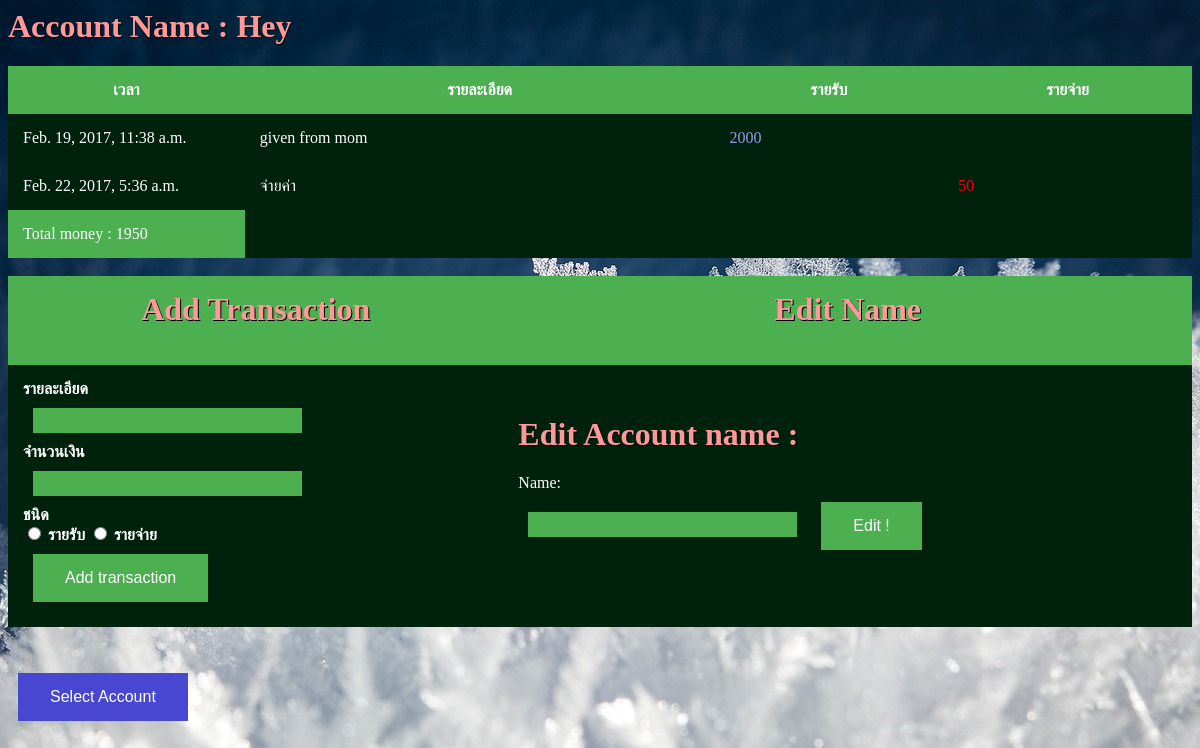
Page /account/acc/7/ on the committed database.
### account/models.py (models this page shows, shortened)
class Account(models.Model):
    account_name = models.CharField(max_length=200)
    total = models.IntegerField(default=0)

class Transaction(models.Model):
    account = models.ForeignKey(Account, on_delete=models.CASCADE)
    detail = models.CharField(max_length=200)
    value = models.IntegerField(default=0)
    date = models.DateTimeField('date and time')

### account/views.py (the view)
# urls.py: url(r'^acc/(?P<pk>[0-9]+)/$', views.DetailView.as_view(), name='detail'),
class DetailView(generic.DetailView):
    model = Account
    template_name = 'account/detail.html'

### account/templatetags/mul.py (called while the page is built)
@register.filter(name='mul')
def mul(value, arg):
    return value*arg

### account/templates/account/detail.html (shortened to what this page needs)
{% load mul %}
{% load static %}
<head>
<link rel="stylesheet" type="text/css" href="{% static 'account/style.css' %}" />
</head>
<body>
<h1>Account Name : {{ account.account_name }}</h1>
<table border="1">
<form action="{% url 'account:addtrans' account.id %}" method="post">
<tr>
    <th>เวลา</th>
    <th>รายละเอียด</th>
    <th>รายรับ</th>
    <th>รายจ่าย</th>
</tr>
{% for detail_list in account.transaction_set.all %}
    <tr><td width="20%">{{ detail_list.date }}</td><td>{{ detail_list.detail }}</td>
    {% if detail_list.value < 0 %} <td></td>
    <td style="color:red;">{{ detail_list.value|mul:-1 }}</td>
    {% else %}
    <td style="color:9698ea;">{{ detail_list.value }}</td><td></td>
    {% endif %}</tr>
{% endfor %}
<tr style="background-color: #4CAF50;color: white;"><td>Total money : {{ account.total }}</td></tr>
</table>
<br>
<table>
    <tr>
<th><h1>Add Transaction</h1></th>
<th><h1>Edit Name</h1></th></tr>
<tr>
<td>
<b>รายละเอียด
<br>
<input type="text" class="textinput" name="detail"/>
<br>จำนวนเงิน
<br>
<input type="number" class="textinput" name="value"/><br>
ชนิด<br>
  <input type="radio" name="t_type" value="income"> รายรับ
  <input type="radio" name="t_type" value="expense"> รายจ่าย<br>
<input type="submit" class="button" value="Add transaction" />
</form></td></b>
<td><form action="{% url 'account:editname' account.id %}" method="post">
<h1>Edit Account name : </h1>
Name:
<br>
<input type="text" class="textinput" name="name"/>
<input type="submit" class="button" value="Edit !" />
</form></td>
    </tr>
</table>
<br><br><a href="{% url 'account:index' %}"><input type="submit" class="button" style="background-color:#4747d1;" value="Select Account" /></a>
</body>

### account/static/account/style.css (style rules this page uses)
h1 { color: #ff9999; text-shadow: 1px 1px #000000; }
a { color: white; }
body { background-image: url("ice.jpg"); }
table { border-collapse: collapse; background-color: #00210c; color: white; width: 100%; }
table, td, th { border: 0px dotted white; padding: 15px; }
th { height: 40px; background-color: #4CAF50; color: white; }
.button { background-color: #4CAF50; border: none; color: white; padding: 15px 32px; text-align: center; text-decoration: none; display: inline-block; font-size: 16px; margin: 10px; }
.textinput { background-color: #4CAF50; border: none; color: white; text-align: center; font-size: 20px; margin: 10px; }

### rows in the picture
Account: account_name "Hey", total "1950"
Transaction: date "Feb. 19, 2017, 11:38 a.m.", detail "given from mom", value "2000"
Transaction: date "Feb. 22, 2017, 5:36 a.m.", detail "จ่ายค่า", value|mul "50"
